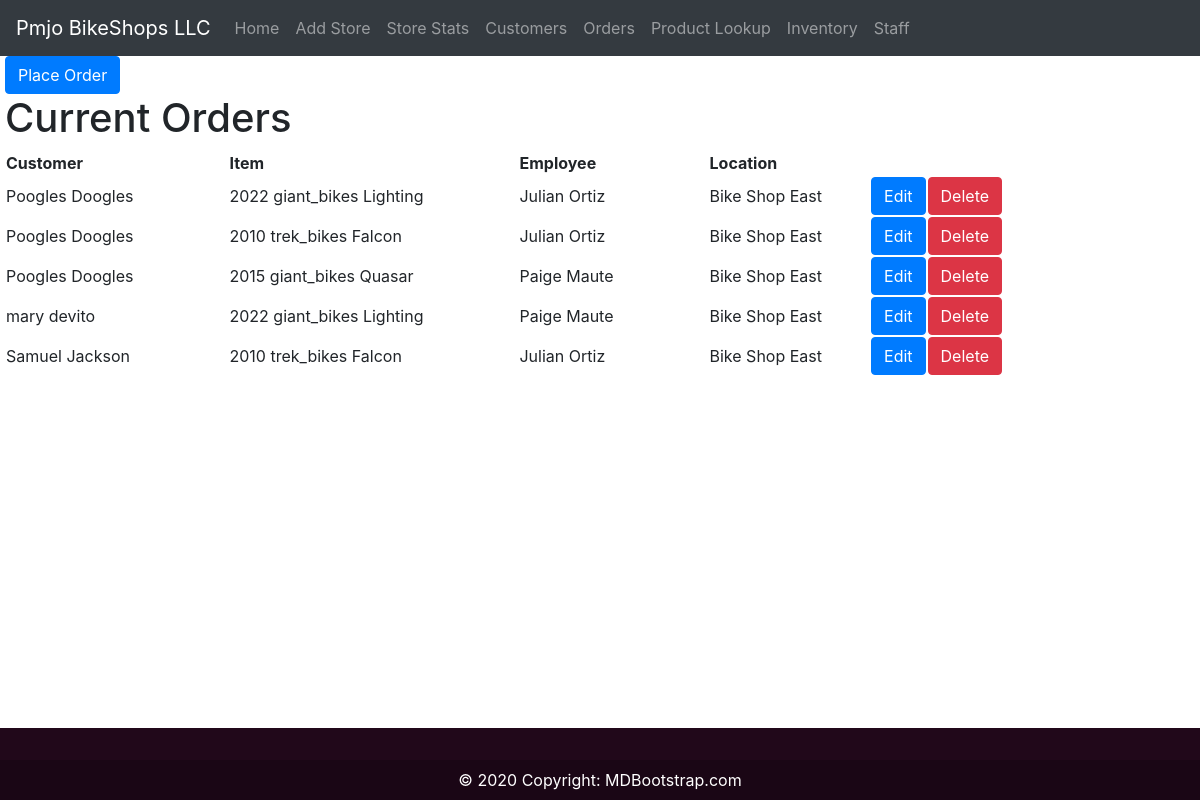
The app's page /orders/, older data.
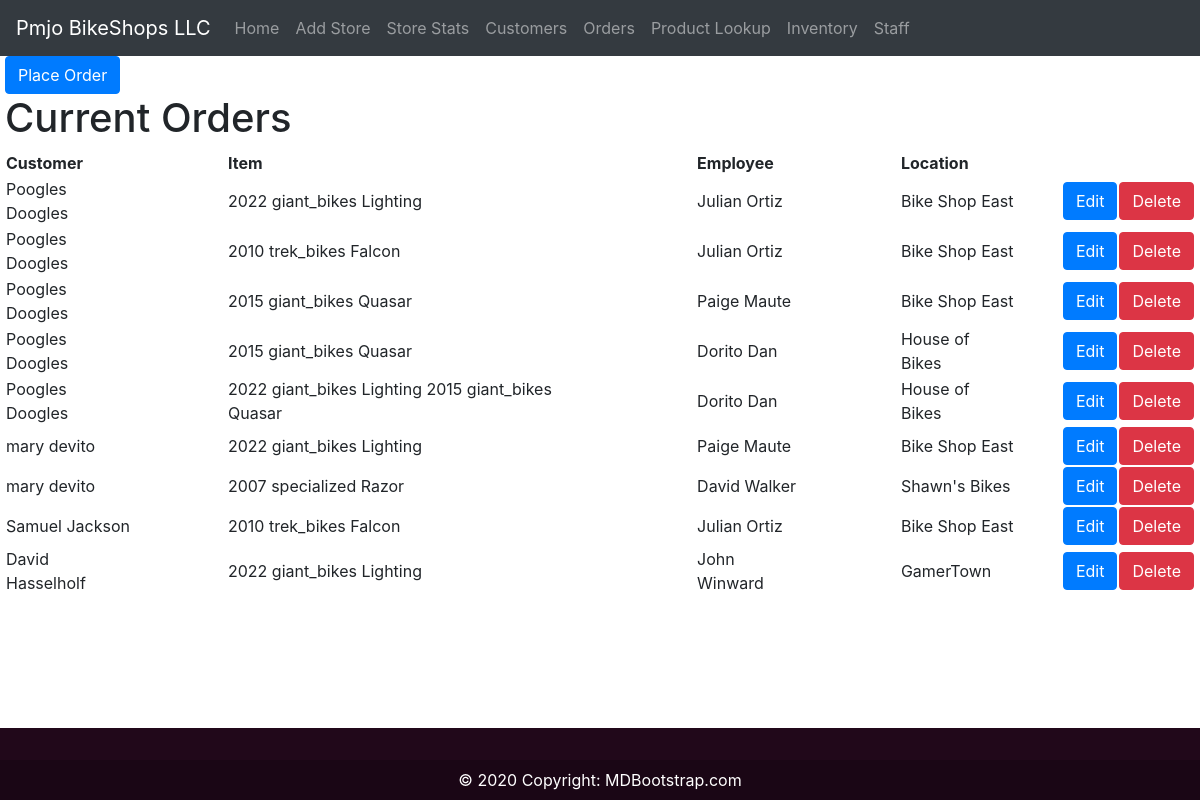
The same page, newer data.
### PmjoStore/models.py (models this page shows, shortened)
class Base(models.Model):
    id = models.UUIDField(default=uuid.uuid4, unique=True, primary_key=True, editable=False)
    class Meta:
        abstract = True

class Orders(Base):
    cust_id = models.ForeignKey(Customers, on_delete=models.CASCADE, blank=True, default=1)
    store_staff_id = models.ForeignKey(StoreEmployees, on_delete=models.CASCADE, blank=True, default=1)
    order_date = models.DateTimeField(auto_now_add=True)
    discount = models.PositiveIntegerField(default=0)
    class Meta:
        verbose_name_plural = 'Orders'

class Customers(Base):
    first_name = models.CharField(max_length=100)
    last_name = models.CharField(max_length=100)
    phone = PhoneField(blank=True, help_text='Contact phone number')
    email = models.EmailField(max_length=100, blank=True)
    street = models.CharField(max_length=100, blank=True)
    zipCode_id = models.ForeignKey(ZipCode, on_delete=models.CASCADE, blank=True, default=1)
    def __str__(self):
        return '{} {}'.format(self.first_name, self.last_name)
    class Meta:
        verbose_name_plural = 'Customers'

class CartItems(Base):
    order_id = models.ForeignKey(Orders, on_delete=models.CASCADE, blank=True, default=1)
    bike_prod_id = models.ForeignKey(BikeProducts, on_delete=models.CASCADE, blank=True, default=1)
    quantity_sold = models.PositiveIntegerField(default=1)
    class Meta:
        verbose_name_plural = 'Cart Items'

class BikeProducts(Base):
    name = models.CharField(max_length=100)
    bike_cat_id = models.ForeignKey(BikeCategory, on_delete=models.CASCADE, blank=True, default=1)
    bike_brand_id = models.ForeignKey(BikeBrands, on_delete=models.CASCADE, blank=True, default=1)
    model_year = models.IntegerField(choices=YEAR_CHOICES, default=datetime.date.today().year)
    price = models.PositiveIntegerField(default=0)
    def __str__(self):
        return '{} {} {}'.format(self.model_year, self.bike_brand_id.brand,
                              self.name)
    class Meta:
        verbose_name_plural = 'Bike Products'

class BikeBrands(Base):
    brand = models.CharField(max_length=100, unique=True)
    class Meta:
        verbose_name_plural = 'Bike Brands'

class StoreEmployees(Base):
    staff_id = models.OneToOneField(Staff, on_delete=models.CASCADE, blank=True, default=1)
    store_id = models.ForeignKey(Store, on_delete=models.CASCADE, blank=True, default=1)
    class Meta:
        verbose_name_plural = 'Store Employees'

class Staff(Base):
    first_name = models.CharField(max_length=100)
    last_name = models.CharField(max_length=100)
    phone = PhoneField(blank=True, help_text='Contact phone number')
    email = models.EmailField(max_length=100, blank=True)
    def __str__(self):
        return '{} {}'.format(self.first_name, self.last_name)
    class Meta:
        verbose_name_plural = 'Staff'

class Store(Base):
    name = models.CharField(max_length=100, blank=True)
    phone = PhoneField(blank=True, help_text='Contact phone number')
    email = models.EmailField(max_length=100, blank=True)
    street = models.CharField(max_length=100, blank=True)
    zipCode_id = models.ForeignKey(ZipCode, on_delete=models.CASCADE, blank=True, default=1)
    manager_id = models.OneToOneField(Staff, on_delete=models.CASCADE, blank=True, default=1)
    def __str__(self):
        return self.name

### PmjoStore/views.py (the view)
# urls.py: path('orders/', views.orders, name="orders-page"),
def orders(request):
    orders = Orders.objects.all().order_by('cust_id')
    items = CartItems.objects.all()
    context = {'orders': orders, 'items': items}
    return render(request, "PmjoStore/orders.html", context)

### PmjoStore/templates/PmjoStore/orders.html
{% extends 'main.html' %}
{% block content %}
<a class="btn btn-primary" href="{% url 'PmjoStore:add-order' %}">Place Order</a>
<h1>Current Orders</h1>
<table>
    <tr>
        <th class="pr-5">Customer</th>
        <th class="pr-5 pl-5">Item</th>
        <th class="pr-5 pl-5">Employee</th>
        <th class="pr-5 pl-5">Location</th>
    </tr>
    {% for order in orders %}
    <tr>
        <td class="pr-5">{{order.cust_id}}</td>
         <td class="pr-5 pl-5">{% for item in items %}
        {% if item.order_id.id == order.id %}
            {{item.bike_prod_id}}
            {% endif %}
        {% endfor %}</td>
        <td class="pr-5 pl-5">{{order.store_staff_id.staff_id}}</td>
        <td class="pr-5 pl-5">{{order.store_staff_id.store_id}}</td>
        <td><a class="btn btn-primary" href = "{% url 'PmjoStore:update-order' order.id %}" >Edit</a></td>
        <td><a class="btn btn-danger" href = "{% url 'PmjoStore:delete-order' order.id %}" >Delete</a></td>
    </tr>
    {% endfor %}
</table>
{% endblock content %}

Row changes from the older to the newer data that the page shows:
added Orders: cust_id "Poogles Doogles", store_staff_id.staff_id "Dorito Dan", store_staff_id.store_id "House of Bikes"
added CartItems: bike_prod_id "2015 giant_bikes Quasar", shown under "Poogles Doogles"
added Orders: cust_id "Poogles Doogles", store_staff_id.staff_id "Dorito Dan", store_staff_id.store_id "House of Bikes"
added CartItems: bike_prod_id "2022 giant_bikes Lighting", shown under "Poogles Doogles"
added CartItems: bike_prod_id "2015 giant_bikes Quasar", shown under "Poogles Doogles"
added Orders: cust_id "mary devito", store_staff_id.staff_id "David Walker", store_staff_id.store_id "Shawn's Bikes"
added CartItems: bike_prod_id "2007 specialized Razor", shown under "mary devito"
added Orders: cust_id "David Hasselholf", store_staff_id.staff_id "John Winward", store_staff_id.store_id "GamerTown"
added CartItems: bike_prod_id "2022 giant_bikes Lighting", shown under "David Hasselholf"
